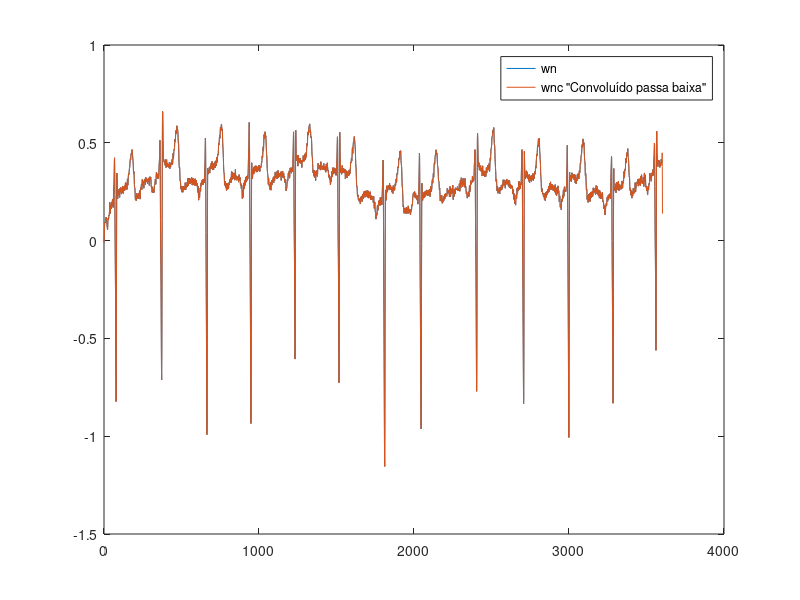
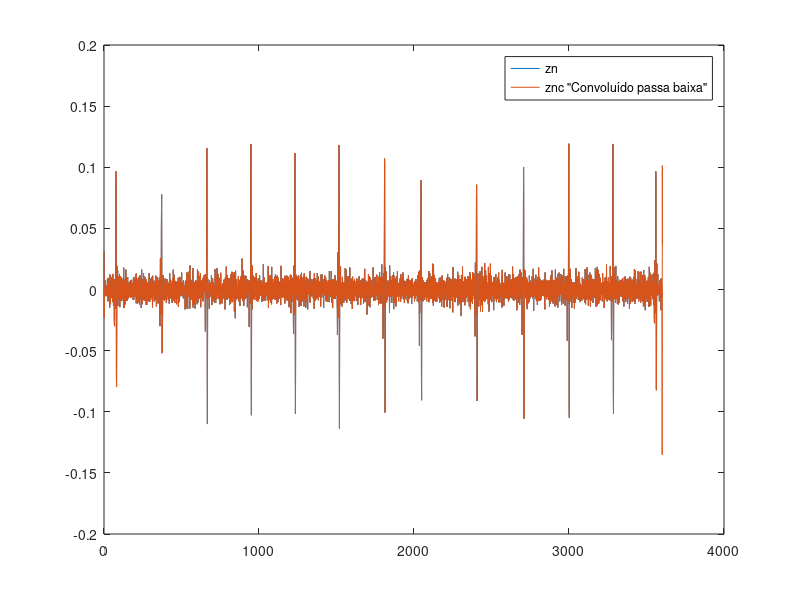
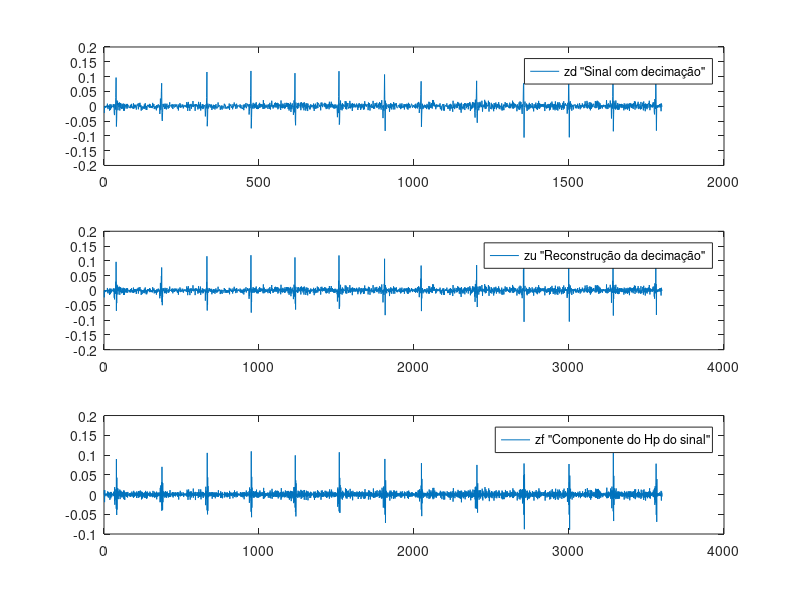
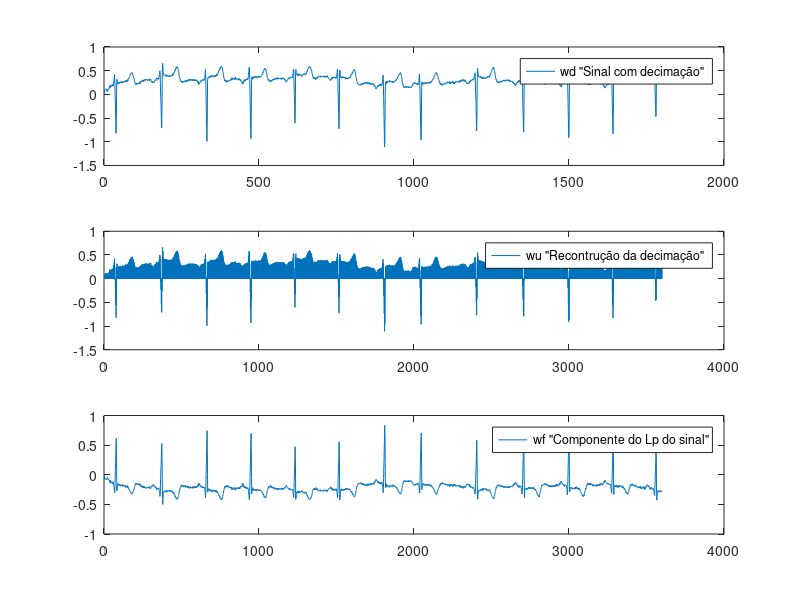

Here is the MATLAB script that generated these plots, in order: (Note: this script raises an error after producing the figures.)
%% EXPERIMENTO 9.42
clear 
clc
close all
load('100m');
xn=val(2,:)/200;

%calculando coeficientes para função DB.
a=(1-sqrt(3))/(4*sqrt(2));
b=(3-sqrt(3))/(4*sqrt(2));
c=(3+sqrt(3))/(4*sqrt(2));
d=(1+sqrt(3))/(4*sqrt(2));


%teste dos coeficientes 
p=a.^2+b.^2+c.^2+d.^2; 
%p=1- Dessa forma é possível que y seja apenas um delay de x 

%vetores dos filtros
hplivro=[d -c b -a]; %sem o comparativo
ihplivro=[-a b -c d];%sem o comparativo
hp=[-d c -b a];
ihp=[a -b c -d]; 



lplivro=[a b c d]; %sem o comparativo
ilplivro=[d c b a];%sem o comparativo
lp=[-a -b -c -d]; 
ilp=[-d -c -b -a];

%filtragem
%aplicação direta da função para convoluir:
znc=conv(xn,hp); 
wnc=conv(xn,lp);

%Convolução sem a função
for i=1:3600 
    if i==1 
        wn(1,i) = -a*xn(i);
    else
        if i==2
        wn(1,i) = -a*xn(i) - b*xn(i-1);
        else
            if i==3
        wn(1,i) = -a*xn(i) - b*xn(i-1) - c*xn(i-2);
              else
    wn(1,i) = -a*xn(i) - b*xn(i-1) - c*xn(i-2) - d*xn(i-3); %n eh o do livro
    end
    end
    end
end
for i=1:3600 
    if i==1 
        zn(1,i) = -d*xn(i);
    else
        if i==2
        zn(1,i) = -d*xn(i) + c*xn(i-1);
        else
            if i==3
        zn(1,i) = -d*xn(i) + c*xn(i-1) - b*xn(i-2);
              else
    zn(i) = -d*xn(i) + c*xn(i-1) - b*xn(i-2) + a*xn(i-3); % n eh o do livro
    end
    end
    end
end

figure('name','verificando função com convolução e sem lp')
plot(wn); hold on
plot(wnc); hold off
legend('wn','wnc "Convoluído passa baixa" '); 

figure('name','verificando função com convolução e sem hp')
plot(zn); hold on
plot(znc); hold off
legend('zn','znc "Convoluído passa baixa" '); 

%Resultado ok para convolução sem função!


figure('name','Saídas da 1° filtragem com convolução sem func')

subplot(2,1,1), plot(wn); hold on
legend('wn');
title('Passa baixas')

subplot(2,1,2),plot(zn); 
legend('zn'); hold off
title('Passa altas')

%% componentes da reconstrução do sinal com conv a partir da func sem a
%decimação para provar o dalay
z=conv(zn,ihp);
w=conv(wn,ilp);



%%componentes p/ decimação por partes
%Filtro passa baixa-coeficientes de aproximação 

%apenas a convolução com decomposição por 2:
cont=1;
for i=1:3600
  if mod(i,2)==0  
      
    wd(1,i-cont)=wn(1,i);
    cont= cont+1; 
    
  end
end

figure('name','Compara sinal com e sem decimação')
subplot(3,1,1), plot(wd); hold on
legend('wd "Sinal com decimação"');



%reconstrução da decimação
cont=1;
for i=1:3600
  if mod(i,2)==0  
      
    %wu1(1,i)=wn(1,i); %testar a aplicaçao de wd sem decimar:
     wu(1,i)=wd(1,i-cont);
     cont= cont+1;
else
    wu(1,i)=0;
   %wu1(1,i)=0;
  end
end

subplot(3,1,2), plot(wu); 
legend('wu "Recontrução da decimação"'); 
%plot(wu1); 


%convolução sem func p/ reconstrução:
for i=1:3600 
    if i==1 
        wf(1,i) = -d*wu(i);
    else
        if i==2
        wf(1,i) = -d*wu(i) - c*wu(i-1);
        else
            if i==3
        wf(1,i) = -d*wu(i) - c*wu(i-1) - b*wu(i-2);
              else
    wf(1,i) = -d*wu(i) - c*wu(i-1) - b*wu(i-2) - a*wu(i-3);
    end
    end
    end
end
subplot(3,1,3),plot(wf); 
legend('wf "Componente do Lp do sinal"'); hold off



%Decomposição a partir do high-pass:
cont=1;
for i=1:3600
  if mod(i,2)==0  
      
    zd(1,i-cont)=zn(1,i);
    cont= cont+1;
  else
    
    
  end
end

figure(3)
subplot(3,1,1),plot(zd); hold on
legend('zd "Sinal com decimação"');

cont=1;
for i=1:3600
  if mod(i,2)==0  %dec. com posições pares 
      
%zu(1,i)=zn(1,i);
zu(1,i)=zd(1,i-cont);
     cont= cont+1;
else
    zu(1,i)=0;
    
  end
end

subplot(3,1,2),plot(zu);
legend('zu "Reconstrução da decimação"'); 


%convolução sem função p/ reconstrução:
for i=1:3600 
    if i==1 
        zf(1,i) = -d*zu(i);
    else
        if i==2
        zf(1,i) = -d*zu(i) + c*zu(i-1);
        else
            if i==3
        zf(1,i) = -d*zu(i) + c*zu(i-1) - b*zu(i-2);
              else
    zf(1,i) = a*zu(i) - b*zu(i-1) + c*zu(i-2) - d*zu(i-3);
    end
    end
    end
end

subplot(3,1,3),plot(zf);
legend('zf "Componente do Hp do sinal"'); hold off


% teste da recontrução com a func para 1 decomposição ok

zf2=conv(zu,ihp);
wf2=conv(wu,ilp);
yn2=zf2+wf2; %sinal com a função pronta

% Gráfico 1: Decomposição direta com aplicação da função Convolução
figure('Name', 'Decomposição Direta - Aplicação da Função Convolução', 'NumberTitle', 'off');
plot(xn, 'LineWidth', 0.5); hold on;
plot(yn2, '--', 'LineWidth', 0.5); hold off;
title('Decomposição Direta: Aplicação da Função Convolução');
xlabel('Índice de Amostra');
ylabel('Amplitude');
legend('Sinal Original (xn)', 'Sinal Processado (yn2)', 'Location', 'best');
grid on;

% Gráfico 2: Verificação com e sem convolução
figure('Name', 'Verificação da Função: Com Convolução e Sem Convolução', 'NumberTitle', 'off');
yn3 = zf + wf;
plot(yn3, 'LineWidth', 1.5); hold on;
plot(yn2, '--', 'LineWidth', 1.5); hold off;
title('Comparação: Com Convolução e Sem Convolução');
xlabel('Índice de Amostra');
ylabel('Amplitude');
legend('Sem Convolução (yn3)', 'Com Convolução (yn2)', 'Location', 'best');
grid on;

% Gráfico 3: Decomposição função sem convolução pronta
figure('Name', 'Reconstrução do sinal - 1° decomposição com função manual', 'NumberTitle', 'off');
plot(xn, 'LineWidth', 0.5); hold on;
plot(yn3, '--', 'LineWidth', 0.5); hold off;
title('Reconstrução com 1 decomposição: Aplicação sem a Função Convolução');
xlabel('Índice de Amostra');
ylabel('Amplitude');
legend('Sinal Original (xn)', 'Sinal Processado (yn3)', 'Location', 'best');
grid on;

% Comprimento do sinal original
N = length(yn3);

% Inicializar vetor para o novo sinal com zeros
new_signal = zeros(1, N);

% Preencher o novo sinal a partir da posição 1 do novo para a posição 3 do antigo
new_signal(1:N-3) = yn3(4:end);

[num_differences, differing_positions] = compareVectors(xn, new_signal,1e-4);
plot_signal_metrics(xn, new_signal);



%% reconstrução do sinal
yn=z+w; %sem decimação
figure(5)
plot(xn); hold on
plot(yn3); 
plot(yn);  %reconstrução sem a decimação yn=2x[n-3]
title('Reconstrução do sinal')
ylabel('amplitude (mV)');
xlabel('amostras');
legend('xn','yn3','yn'); hold off
%% níveis de decomposição com a função pronta

[J,l] = wavedec(xn,3,'db2');
approx = appcoef(J,l,'db2');
[cd1,cd2,cd3] = detcoef(J,l,[1 2 3]);

%%


%saída passa alta:
figure('name','Comparativo primeira decomposição ')
plot(cd1, 'r:'); hold on
plot(zd, 'b--'); 
title('Comparativo primeira decomposição')
legend('cd1','zd'); hold off
[lpd,hpd,lpr,hpr]=wfilters('db2'); %da pela ordem os coef.
cd1m = cd1(1:end-1);
plot_signal_metrics(cd1m, zd);
[num_differences, differing_positions] = compareVectors(cd1m, zd,1e-4);

%% implementação árvore de filtros:

%segundo nível decomposição:


for i=1:1800
    if i==1
        w2(1,i) = -a*wd(1,i);
    elseif i==2
        w2(1,i) = -a*wd(1,i) - b*wd(1,i-1);
    elseif i==3
        w2(1,i) = -a*wd(1,i)- b*wd(1,i-1)- c*wd(1,i-2);
    else    
  w2(1,i) = -a*wd(1,i) - b*wd(1,i-1) - c*wd(1,i-2) - d*wd(1,i-3);
    
    
    end
end
for i=1:1800
    if i==1
       z2(1,i) = d*wd(1,i);
    elseif i==2
        z2(1,i) = d*wd(1,i)- c*wd(1,i-1);
    elseif i==3
        z2(1,i) = d*wd(1,i) - c*wd(1,i-1) + b*wd(1,i-2);
    else
        
  z2(1,i) = d*wd(1,i) - c*wd(1,i-1) + b*wd(1,i-2) - a*wd(1,i-3); 
    
    
    end
end 


%%teste com convolução: ok! 
z2conv=conv(wd,hplivro);
w2conv=conv(wd,lp);

figure('name','Comparativo convolução manual de Z2')
plot(z2); hold on
plot(z2conv); hold off
legend('z2','z2teste'); 

%%
figure('name','Comparativo convolução manual de W2')
plot(w2); hold on
plot(w2conv); hold off
legend('w2','w2conv'); 

cont=1;
for i=1:1801
  if mod(i,2)==0  
      
    w2d(1,i-cont)= w2(1,i);
    z2d(1,i-cont)= z2(1,i);
    cont= cont+1; 
  end
  
end
%%
figure('name','Comparativo segunda decomposição')
plot(cd2,'b--'); hold on
plot(z2d,'r:'); hold off
legend('cd2','z2d'); 

cd2m = cd2(1:end-2);
plot_signal_metrics(cd2m, z2d);
[num_differences, differing_positions] = compareVectors(cd2m, z2d,1e-4);

%% terceiro nível decomposição:


for i=1:900
    if i==1
        w3(1,i) = a*w2d(1,i);
    elseif i==2
        w3(1,i) = a*w2d(1,i)+ b*w2d(1,i-1);
    elseif i==3
        w3(1,i) = a*w2d(1,i)+ b*w2d(1,i-1)+ c*w2d(1,i-2);
    else    
  w3(1,i) = a*w2d(1,i)+ b*w2d(1,i-1)+ c*w2d(1,i-2)+ d*w2d(1,i-3);
    
    
    end
end
for i=1:900
    if i==1
       z3(1,i) = -d*w2d(1,i);
    elseif i==2
        z3(1,i) = -d*w2d(1,i) + c*w2d(1,i-1);
    elseif i==3
        z3(1,i) = -d*w2d(1,i) + c*w2d(1,i-1) - b*w2d(1,i-2);
    else
        
  z3(1,i) = -d*w2d(1,i) + c*w2d(1,i-1) - b*w2d(1,i-2) + a*w2d(1,i-3);
    
    
    end
end 




%% terceira dec. por 2 (análise)

cont=1;
for i=1:900
  if mod(i,2)==0  
      
    w3d(1,i-cont)= w3(1,i);
    z3d(1,i-cont)= z3(1,i);
    cont= cont+1; 
  end
  
end

figure('name','comparativo terceira decomposição hp')
plot(cd3); hold on
plot(z3d); hold off
legend('cd3','z3d'); 

%% teste com convolução:  
z3conv=conv(w2d,hp);
w3conv=conv(w2d,lp);

figure('name','z3 analise')
plot(z3); hold on
plot(z3conv); hold off
legend('z3','z3teste'); 

cd3m = cd3(1:end-2);
plot_signal_metrics(cd3m, z3d);
[num_differences, differing_positions] = compareVectors(cd3m, z3d,1e-4);

%%

figure('name','comparativo terceira decomposição para w')
plot(approx); hold on
plot(w3d); hold off
legend('Approximation Coefficients','w3d'); 

approxm = approx(1:end-2);
plot_signal_metrics(approxm, w3d);
[num_differences, differing_positions] = compareVectors(approxm, w3d,1e-4);
%% construção do vetor de dec. inteiro para envio da placa
% Organize os coeficientes de acordo com a especificação da waverec
w3dteste = w3d(:).'; % Mantendo todos os elementos
Jteste = [w3d(:).', z3d(:).', z2d(:).', zd(:).']; % Aproximação e detalhes

Nw = length(approx);
N_w = length(w3d);
% Inicializar vetor para o novo sinal com zeros
w3dnew = zeros(1, Nw);
w3dnew(1:N_w) = w3d;

% ajusta os erros para uma reconstrução efetiva
Nz3 = length(cd3);
N_tz3 = length(z3d);
% Inicializar vetor para o novo sinal com zeros
z3dnew = zeros(1, Nz3);
z3dnew(1:N_tz3) = z3d;

Nz2 = length(cd2);
N_tz2 = length(z2d);
% Inicializar vetor para o novo sinal com zeros
z2dnew = zeros(1, Nz2);
z2dnew(1:N_tz2) = z2d;

Nz1 = length(cd1);
N_tz1 = length(zd);
% Inicializar vetor para o novo sinal com zeros
zdnew = zeros(1, Nz1);
zdnew(1:N_tz1) = zd;

Jfinal = [w3dnew(:).', z3dnew(:).', z2dnew(:).', zdnew(:).']; % Aproximação e detalhes


% Lteste deve refletir os tamanhos corretos
lteste = [length(w3d), length(z3d), length(z2d), length(zd), length(xn)];

lfinal = [length(w3dnew), length(z3dnew), length(z2dnew), length(zdnew), length(xn)];

% Verifique se a soma de lteste (exceto o último) é igual ao tamanho de Jteste
if sum(lteste(1:end-1)) ~= length(Jteste)
    error('Dimensões inconsistentes entre Jteste e lteste');
end

% Reconstrução do sinal
xfteste = waverec(Jteste, lteste, 'db2');
xfinal = waverec(Jfinal, lfinal, 'db2');

figure('name','final')
title('rec')
plot(xfinal); hold on
plot(xn); hold off

% Verifique se os sinais possuem o mesmo comprimento
if length(xn) ~= length(xfinal)
    error('Os sinais têm comprimentos diferentes!');
end

% Cálculo das métricas
erro = xfinal - xn;               % Diferença entre os sinais
MAE = mean(abs(erro));             % Mean Absolute Error (Erro Absoluto Médio)
MSE = mean(erro.^2);               % Mean Squared Error (Erro Quadrático Médio)
RMSE = sqrt(MSE);                  % Root Mean Squared Error (Erro Quadrático Médio)
maxError = max(abs(erro));         % Erro Máximo
PSNR = 10 * log10(max(xn).^2 / MSE); % Peak Signal-to-Noise Ratio (PSNR)
corrCoef = corr(xn(:), xfinal(:)); % Coeficiente de Correlação

% Critérios de avaliação (baseado nos valores aceitáveis mencionados)
MAE_acceptable = MAE <= 0.05;
RMSE_acceptable = RMSE <= 0.05;
PSNR_acceptable = PSNR >= 40; % PSNR aceitável geralmente >= 40 dB
Correlation_acceptable = corrCoef >= 0.95;

% Resultado
disp('Métricas de Reconstrução do Sinal:')
fprintf('MAE: %.5f (Aceitável: %d)\n', MAE, MAE_acceptable);
fprintf('RMSE: %.5f (Aceitável: %d)\n', RMSE, RMSE_acceptable);
fprintf('Erro Máximo: %.5f\n', maxError);
fprintf('PSNR: %.2f dB (Aceitável: %d)\n', PSNR, PSNR_acceptable);
fprintf('Coeficiente de Correlação: %.5f (Aceitável: %d)\n', corrCoef, Correlation_acceptable);

% Verifica se todos os critérios são atendidos
if MAE_acceptable && RMSE_acceptable && PSNR_acceptable && Correlation_acceptable
    disp('A reconstrução do sinal atende a todos os critérios aceitáveis.');
else
    disp('A reconstrução do sinal NÃO atende a todos os critérios aceitáveis.');
end


disp('comparação xn e xfinal')
plot_signal_metrics(xn, xfinal);

disp('comparação J:')
% Comprimento do sinal original
%N2 = length(J);
%N_teste = length(Jfinal);
%new_signal2(1:N_teste) = Jfinal;
plot_signal_metrics(J, Jfinal);
[num_differences, differing_positions] = compareVectors(Jfinal, J,1e-4);

% Gráficos para visualização
figure;
subplot(2,1,1);
plot(xn, 'b', 'LineWidth', 1); hold on;
plot(xfinal, 'r--', 'LineWidth', 1.5);
title('Comparação dos Sinais');
legend('Sinal Original', 'Sinal Reconstruído');
xlabel('Amostras');
ylabel('Amplitude');
grid on;

subplot(2,1,2);
plot(erro, 'k', 'LineWidth', 1.5);
title('Erro (Reconstruído - Original)');
xlabel('Amostras');
ylabel('Erro');
grid on;

%%
figure('name','teste')
title('rec')
plot(xfteste); hold on
plot(xn); hold off

% Verifique se os sinais possuem o mesmo comprimento
if length(xn) ~= length(xfteste)
    error('Os sinais têm comprimentos diferentes!');
end

% Cálculo das métricas
erro = xfteste - xn;               % Diferença entre os sinais
MAE = mean(abs(erro));             % Mean Absolute Error (Erro Absoluto Médio)
MSE = mean(erro.^2);               % Mean Squared Error (Erro Quadrático Médio)
RMSE = sqrt(MSE);                  % Root Mean Squared Error (Erro Quadrático Médio)
maxError = max(abs(erro));         % Erro Máximo
PSNR = 10 * log10(max(xn).^2 / MSE); % Peak Signal-to-Noise Ratio (PSNR)
corrCoef = corr(xn(:), xfteste(:)); % Coeficiente de Correlação

% Critérios de avaliação (baseado nos valores aceitáveis mencionados)
MAE_acceptable = MAE <= 0.05;
RMSE_acceptable = RMSE <= 0.05;
PSNR_acceptable = PSNR >= 40; % PSNR aceitável geralmente >= 40 dB
Correlation_acceptable = corrCoef >= 0.95;

% Resultado
disp('Métricas de Reconstrução do Sinal:')
fprintf('MAE: %.5f (Aceitável: %d)\n', MAE, MAE_acceptable);
fprintf('RMSE: %.5f (Aceitável: %d)\n', RMSE, RMSE_acceptable);
fprintf('Erro Máximo: %.5f\n', maxError);
fprintf('PSNR: %.2f dB (Aceitável: %d)\n', PSNR, PSNR_acceptable);
fprintf('Coeficiente de Correlação: %.5f (Aceitável: %d)\n', corrCoef, Correlation_acceptable);

% Verifica se todos os critérios são atendidos
if MAE_acceptable && RMSE_acceptable && PSNR_acceptable && Correlation_acceptable
    disp('A reconstrução do sinal atende a todos os critérios aceitáveis.');
else
    disp('A reconstrução do sinal NÃO atende a todos os critérios aceitáveis.');
end


disp('comparação xn e xfteste')
plot_signal_metrics(xn, xfteste);

disp('comparação J:')
% Comprimento do sinal original
N2 = length(J);
N_teste = length(Jteste);
new_signal2(1:N_teste) = Jteste;
plot_signal_metrics(J, new_signal2);
[num_differences, differing_positions] = compareVectors(new_signal2, J,1e-4);

% Gráficos para visualização
figure;
subplot(2,1,1);
plot(xn, 'b', 'LineWidth', 1); hold on;
plot(xfteste, 'r--', 'LineWidth', 1.5);
title('Comparação dos Sinais');
legend('Sinal Original', 'Sinal Reconstruído');
xlabel('Amostras');
ylabel('Amplitude');
grid on;

subplot(2,1,2);
plot(erro, 'k', 'LineWidth', 1.5);
title('Erro (Reconstruído - Original)');
xlabel('Amostras');
ylabel('Erro');
grid on;

function plot_signal_metrics(s1, s2)



% Calcular o erro
    error_abs = abs(s1 - s2); % Erro absoluto
    error_sq = (s1 - s2).^2; % Erro quadrático

    % Calcular métricas
    rmse = sqrt(mean((s1 - s2).^2)); % RMSE
    prd = sqrt(sum((s1 - s2).^2) / sum(s1.^2)) * 100; % PRD

    % Exibir as métricas
    fprintf('RMSE: %.4f\n', rmse);
    fprintf('PRD: %.2f%%\n', prd);

    % Plotar os sinais e os erros
    figure;

    % Sinal original (cd1m) e reconstruído/modificado (zd)
    subplot(3, 1, 1);
    plot(s1, 'b', 'DisplayName', 'sinal1');
    hold on;
    plot(s2, 'r--', 'DisplayName', 'sinal2');
    hold off;
    legend;
    title('Sinais gerados com funções manuais e sinal waverec');
    xlabel('Tempo (s)');
    ylabel('Amplitude');
    grid on;

    % Erro absoluto
    subplot(3, 1, 2);
    plot(error_abs, 'k');
    title('Erro Absoluto |sinal1 - sinal2|');
    xlabel('Tempo (s)');
    ylabel('Erro');
    grid on;

    % Erro quadrático
    subplot(3, 1, 3);
    plot(error_sq, 'm');
    title('Erro Quadrático (sinal1 - sinal2)^2');
    xlabel('Tempo (s)');
    ylabel('Erro');
    grid on;


end


function [num_differences, differing_positions] = compareVectors(vec1, vec2, tol)
    % Define a tolerância padrão, se não for especificada
    if nargin < 3
        tol = 1e-6;
    end

    % Verifica se os vetores têm o mesmo tamanho
    if length(vec1) ~= length(vec2)
        error('Os vetores devem ter o mesmo tamanho.');
    end

    % Identifica as posições onde os valores não correspondem dentro da tolerância
    differing_positions = find(abs(vec1 - vec2) > tol);

    % Calcula o número de diferenças
    num_differences = length(differing_positions);

    % Exibe os resultados
    fprintf('Número de posições diferentes: %d\n', num_differences);
    if num_differences > 0
        fprintf('Posições diferentes: %s\n', mat2str(differing_positions));
    else
        fprintf('Os vetores são idênticos.\n');
    end
end



